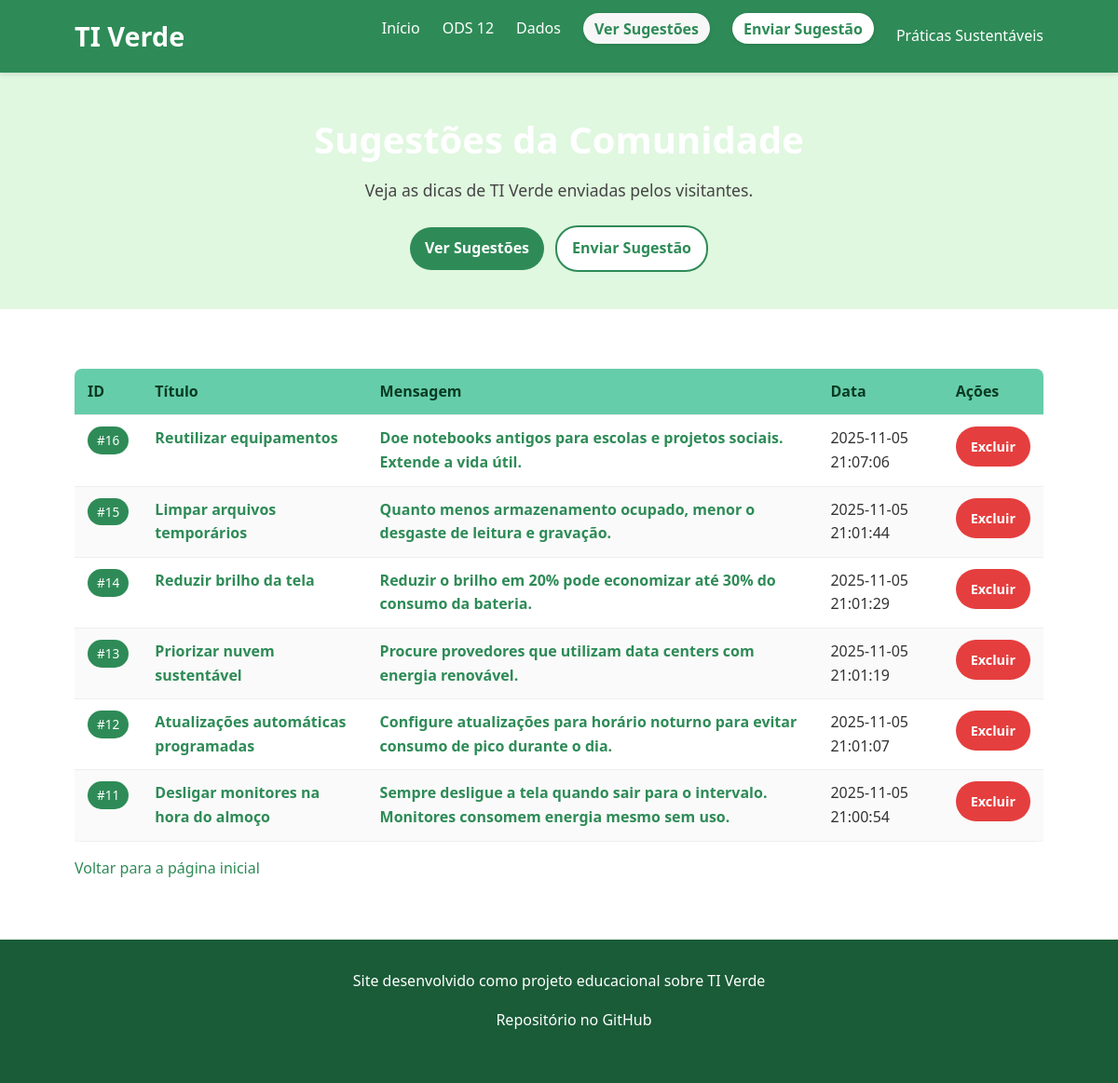
The app's page /listar.php with its own data.
### tables this page shows
CREATE TABLE sugestao (
        id INTEGER PRIMARY KEY AUTOINCREMENT,
        titulo TEXT NOT NULL,
        mensagem TEXT NOT NULL,
        data TEXT NOT NULL
    );

### listar.php (the view, shortened to what this page needs)
<?php
$dbPath = __DIR__ . DIRECTORY_SEPARATOR . 'banco.db';
try {
    $pdo = new PDO('sqlite:' . $dbPath);
    $pdo->setAttribute(PDO::ATTR_ERRMODE, PDO::ERRMODE_EXCEPTION);
    $stmt = $pdo->query('SELECT id, titulo, mensagem, data FROM sugestao ORDER BY id DESC');
    $rows = $stmt->fetchAll(PDO::FETCH_ASSOC);
    ?>
    <!DOCTYPE html>
    <html lang="pt-br">
    <head>
        <link rel="stylesheet" href="css/styles.css">
    </head>
    <body>
        <header>
            <div class="container">
                <h1>TI Verde</h1>
                <nav>
                    <ul>
                        <li><a href="index.php">Início</a></li>
                        <li><a href="ods12.html">ODS 12</a></li>
                        <li><a href="dados.html">Dados</a></li>
                        <li><a href="listar.php" class="nav-button active">Ver Sugestões</a></li>
                        <li><a href="index.php#sugestao" class="nav-button">Enviar Sugestão</a></li>
                        <li class="dropdown">
                            <div class="dropbtn-mobile">Práticas Sustentáveis</div>
                        </li>
                    </ul>
                </nav>
            </div>
        </header>
        <main>
            <section class="hero suggestions-hero">
                <div class="container">
                    <h2>Sugestões da Comunidade</h2>
                    <p class="suggestions-intro">Veja as dicas de TI Verde enviadas pelos visitantes.</p>
                    <div class="hero-actions">
                        <a class="btn btn-primary" href="#lista">Ver Sugestões</a>
                        <a class="btn btn-secondary" href="index.php#sugestao">Enviar Sugestão</a>
                    </div>
                </div>
            </section>
            <section class="content-section" id="lista">
                <div class="container">
                    <?php if (!$rows) { ?>
                        <p>Nenhuma sugestão cadastrada ainda.</p>
                        <p><a class="btn-link" href="index.php">Voltar para a página inicial</a></p>
                    <?php } else { ?>
                        <div class="table-responsive">
                            <table class="suggestions-table">
                                <thead>
                                    <tr>
                                        <th>ID</th>
                                        <th>Título</th>
                                        <th>Mensagem</th>
                                        <th>Data</th>
                                        <th>Ações</th>
                                    </tr>
                                </thead>
                                <tbody>
                                    <?php foreach ($rows as $r) {
                                        $id = (int)$r['id'];
                                        $titulo = htmlspecialchars($r['titulo']);
                                        $mensagem = htmlspecialchars($r['mensagem']);
                                        $snippet = strlen($mensagem) > 140 ? substr($mensagem, 0, 140) . '…' : $mensagem;
                                    ?>
                                        <tr>
                                            <td><span class="badge-id">#<?php echo $id; ?></span></td>
                                            <td><a class="suggestion-link" href="mensagem.php?id=<?php echo $id; ?>"><?php echo $titulo; ?></a></td>
                                            <td><a class="suggestion-link" href="mensagem.php?id=<?php echo $id; ?>"><?php echo nl2br($snippet); ?></a></td>
                                            <td><?php echo htmlspecialchars($r['data']); ?></td>
                                            <td>
                                                <a class="btn btn-danger btn-sm" href="excluir.php?id=<?php echo $id; ?>">Excluir</a>
                                            </td>
                                        </tr>
                                    <?php } ?>
                                </tbody>
                            </table>
                        </div>
                        <p style="margin-top:16px"><a class="btn-link" href="index.php">Voltar para a página inicial</a></p>
                    <?php } ?>
                </div>
            </section>
        </main>
        <footer>
            <div class="container">
                <p>Site desenvolvido como projeto educacional sobre TI Verde</p>
                <p>
                    <a href="https://github.com/seu-usuario/projeto-ti-verde" target="_blank">
                        <object data="img/github.svg" type="image/svg+xml" class="github-icon"></object>
                        Repositório no GitHub
                    </a>
                </p>
            </div>
        </footer>
    </body>
    </html>
    <?php
} catch (Throwable $e) {
    http_response_code(500);
    echo '<!doctype html><html lang="pt-br"><meta charset="utf-8"><title>Erro</title><body>';
    echo '<h1>Erro ao listar sugestões</h1>';
    echo '<pre>' . htmlspecialchars($e->getMessage()) . '</pre>';
    echo '</body></html>';
}

### css/styles.css (style rules this page uses)
:root { --primary-color: #2e8b57; --secondary-color: #66cdaa; --dark-green: #1a5c38; --light-color: #f5f5f5; --text-color: #333; --accent-color: #e0f7e0; --ods12-color: #bf8b2e; --energy-color: #4caf50; --recycling-color: #8bc34a; --cloud-color: #03a9f4; --datacenter-color: #009688; }
* { margin: 0; padding: 0; box-sizing: border-box; }
body { font-family: 'Segoe UI', Tahoma, Geneva, Verdana, sans-serif; line-height: 1.6; color: var(--text-color); background-color: var(--light-color); }
.container { width: 90%; max-width: 1200px; margin: 0 auto; padding: 0 20px; }
h1, h2, h3 { color: var(--dark-green); margin-bottom: 1rem; }
a { color: var(--primary-color); text-decoration: none; transition: color 0.3s; }
ul { list-style-type: none; }
header { background-color: var(--primary-color); color: white; padding: 1rem 0; box-shadow: 0 2px 5px rgba(0, 0, 0, 0.1); position: sticky; top: 0; z-index: 100; }
header .container { display: flex; justify-content: space-between; align-items: center; }
header h1 { color: white; margin: 0; font-size: 1.8rem; }
nav ul { display: flex; gap: 1.5rem; }
nav a { color: white; font-weight: 500; padding: 0.5rem 0; position: relative; }
nav a:hover, nav a.active { color: var(--accent-color); }
nav a::after { content: ''; position: absolute; bottom: 0; left: 0; width: 0; height: 2px; background-color: var(--accent-color); transition: width 0.3s; }
nav a:hover::after, nav a.active::after { width: 100%; }
.nav-button { background: #ffffff; color: var(--primary-color); padding: 0.35rem 0.75rem; border-radius: 20px; font-weight: 600; box-shadow: 0 1px 4px rgba(0,0,0,0.12); }
.nav-button:hover, .nav-button.active { background: #f7f7f7; color: var(--primary-color); }
.nav-button::after { display: none; }
.suggestion-link { color: var(--primary-color); font-weight: 600; }
.btn-danger { background: #e53e3e; color: #fff; }
.btn-sm { padding: 6px 10px; font-size: 0.9rem; }
.hero-actions { margin-top: 16px; display: flex; gap: 12px; align-items: center; }
.hero .hero-actions, .suggestions-hero .hero-actions { justify-content: center; }
.btn { display: inline-block; padding: 10px 16px; border-radius: 24px; font-weight: 600; transition: transform 0.2s, box-shadow 0.2s; }
.btn-primary { background: var(--primary-color); color: #fff; }
.btn-secondary { background: #fff; color: var(--primary-color); border: 2px solid var(--primary-color); }
.dropdown { position: relative; display: inline-block; }
.dropbtn-mobile { background: none; border: none; color: white; font-weight: 500; padding: 0.5rem 0; font-family: inherit; font-size: inherit; cursor: pointer; position: relative; }
.hero { background: linear-gradient(to right, var(--primary-color), var(--secondary-color)); color: white; padding: 4rem 0; text-align: center; }
.hero h2 { color: white; font-size: 2.5rem; margin-bottom: 1.5rem; }
.hero p { max-width: 800px; margin: 0 auto 1.5rem; font-size: 1.1rem; }
.content-section { padding: 4rem 0; background-color: white; }
footer { background-color: var(--dark-green); color: white; padding: 2rem 0; text-align: center; }
footer p { margin-bottom: 1rem; }
footer a { color: white; display: inline-flex; align-items: center; gap: 0.5rem; }
.github-icon { width: 24px; height: 24px; vertical-align: middle; }

### listar.php (style rules this page uses)
.suggestions-hero { background: var(--accent-color); padding: 40px 0; }
.suggestions-hero h2 { margin-bottom: 8px; }
.suggestions-intro { color: #444; }
.table-responsive { overflow-x: auto; }
.suggestions-table { width: 100%; border-collapse: collapse; background: #fff; border-radius: 8px; box-shadow: 0 2px 8px rgba(0,0,0,0.08); overflow: hidden; }
.suggestions-table th, .suggestions-table td { padding: 12px 14px; border-bottom: 1px solid #eee; text-align: left; vertical-align: top; }
.suggestions-table thead th { background: var(--secondary-color); color: #073b23; font-weight: 600; }
.suggestions-table tbody tr:nth-child(even) { background: #fafafa; }
.badge-id { display: inline-block; background: var(--primary-color); color: #fff; padding: 4px 10px; border-radius: 999px; font-size: 0.85rem; }
.btn-link { display: inline-block; color: var(--primary-color); }

### records on screen
sugestao: id "16", titulo "Reutilizar equipamentos", mensagem "Doe notebooks antigos para escolas e projetos sociais. Extende a vida útil.", data "2025-11-05 21:07:06"
sugestao: id "15", titulo "Limpar arquivos temporários", mensagem "Quanto menos armazenamento ocupado, menor o desgaste de leitura e gravação.", data "2025-11-05 21:01:44"
sugestao: id "14", titulo "Reduzir brilho da tela", mensagem "Reduzir o brilho em 20% pode economizar até 30% do consumo da bateria.", data "2025-11-05 21:01:29"
sugestao: id "13", titulo "Priorizar nuvem sustentável", mensagem "Procure provedores que utilizam data centers com energia renovável.", data "2025-11-05 21:01:19"
sugestao: id "12", titulo "Atualizações automáticas programadas", mensagem "Configure atualizações para horário noturno para evitar consumo de pico durante o dia.", data "2025-11-05 21:01:07"
sugestao: id "11", titulo "Desligar monitores na hora do almoço", mensagem "Sempre desligue a tela quando sair para o intervalo. Monitores consomem energia mesmo sem uso.", data "2025-11-05 21:00:54"
